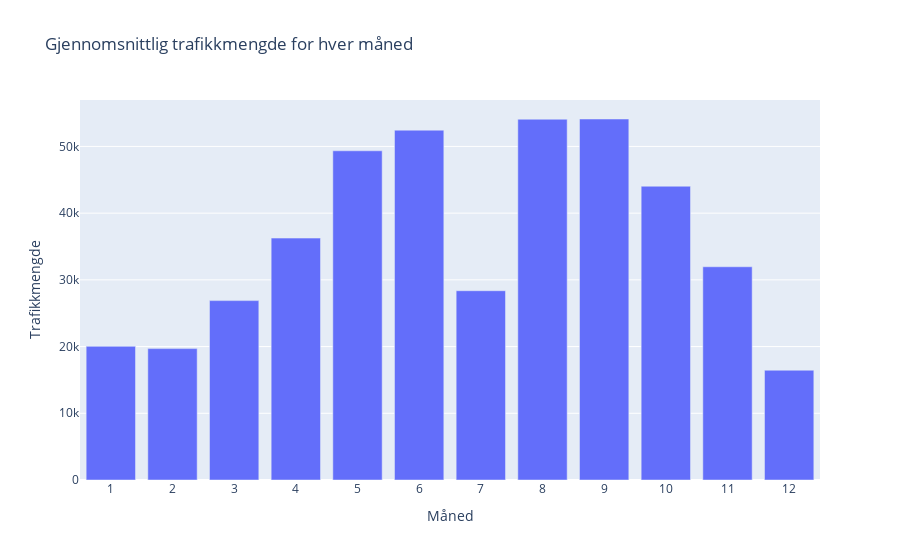

This figure's notebook cell:
### Markdown cell above
Som vi og så fra "Gjennomsnittlig trafikkmengde for hvert tidspunkt" grafen, så er mange av syklene folk som skal til eller fra jobb. Og da minsker naturligvis trafikkmengden i helgen. Dette kan brukes.

### Code cell
tid_kopi['Måned'] = test_kopi.index.month #lager en ny kolonne som sier hva måned det er
tid_kopi['År'] = test_kopi.index.year #lager kolonne som sier hva år det er
monthly = tid_kopi.groupby(['Måned', 'År'])['Trafikkmengde'].sum().reset_index()
average_monthly = monthly.groupby('Måned')['Trafikkmengde'].mean()


fig = px.bar(average_monthly, x= average_monthly.index, y = 'Trafikkmengde', title= 'Gjennomsnittlig trafikkmengde for hver måned')
fig.update_xaxes(tickvals = list(range(1, 13)))
fig.show()

### Figure 1 — Plotly figure (JSON) as saved in the notebook; plotly's stock layout.template omitted (floating-point values rounded to 4 significant figures)
{"data": [{"alignmentgroup": "True", "hovertemplate": "Måned=%{x}<br>Trafikkmengde=%{y}<extra></extra>", "legendgroup": "", "marker": {"color": "#636efa", "pattern": {"shape": ""}}, "name": "", "offsetgroup": "", "orientation": "v", "showlegend": false, "textposition": "auto", "type": "bar", "x": [1, 2, 3, 4, 5, 6, 7, 8, 9, 10, 11, 12], "xaxis": "x", "y": [20030.0, 19690.0, 26889, 36260.0, 49347, 52440.0, 28370.0, 54080.0, 54110.0, 44040.0, 31960.0, 16450.0], "yaxis": "y"}], "layout": {"barmode": "relative", "legend": {"tracegroupgap": 0}, "title": {"text": "Gjennomsnittlig trafikkmengde for hver måned"}, "xaxis": {"anchor": "y", "domain": [0, 1], "tickvals": [1, 2, 3, 4, 5, 6, 7, 8, 9, 10, 11, 12], "title": {"text": "Måned"}}, "yaxis": {"anchor": "x", "domain": [0, 1], "title": {"text": "Trafikkmengde"}}}}
